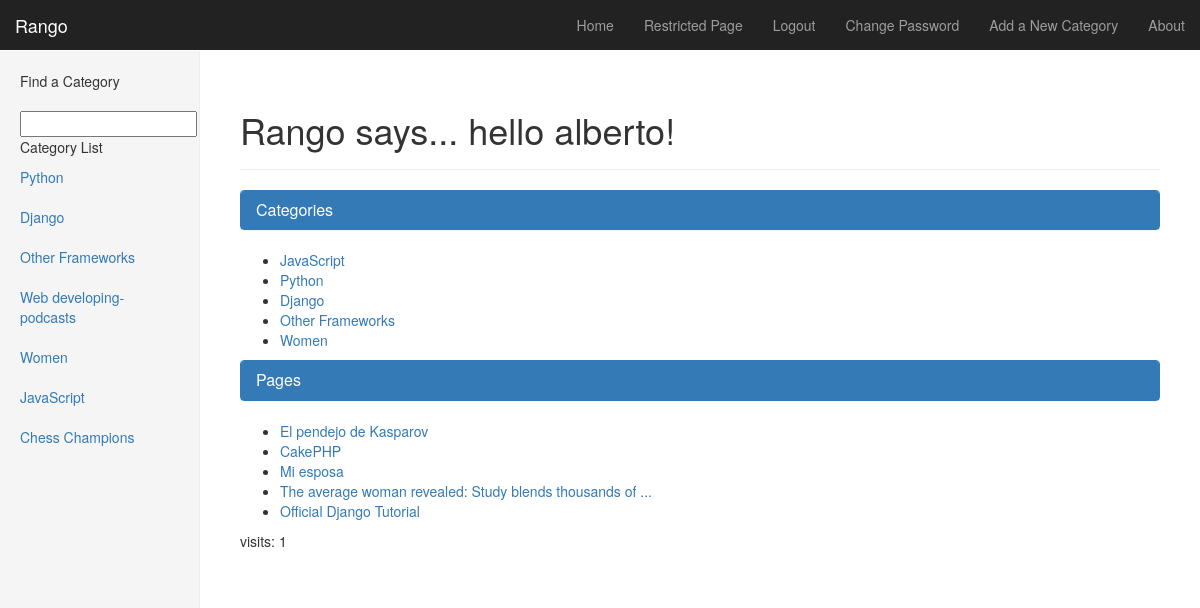
The app's page /rango/ (signed in) with its own data.
### rango/models.py (models this page shows)
class Category(models.Model):
	name = models.CharField(max_length=128, unique=True)
	views = models.IntegerField(default=0)
	likes = models.IntegerField(default=0)
	slug = models.SlugField(unique=True)
	def save(self, *args, **kwargs):
		if self.views < 1:
			self.views = 0
		if self.likes < 1:
			self.likes = 0
		self.slug = slugify(self.name)
		super(Category, self).save(*args, **kwargs)
	def __unicode__(self):
		return self.name

class Page(models.Model):
	now = timezone.now()
	category = models.ForeignKey(Category)
	title = models.CharField(max_length=128)
	url = models.URLField()
	views = models.IntegerField(default=0)
	first_visit = models.DateTimeField('first visit', default=now)
	last_visit = models.DateTimeField('last visit', default=now)
	def last_visit_is_after_first(self):
		return self.first_visit <= self.last_visit or self.first_visit == self.last_visit
	def visits_not_in_future(self):
		now = timezone.now()
		print "In visits_not_in_future()"
		print "first", self.first_visit
		print "last ", self.last_visit
		print "now  ", self.now
		return self.first_visit <= self.now and self.last_visit <= self.now
	def __unicode__(self):
		return self.title

### rango/views.py (the view)
def index(request):
	category_list = Category.objects.order_by('-likes')[:5]
	page_list = Page.objects.order_by('-views')[:5]
	context_dict = {'categories': category_list, 'pages': page_list}
	visits = request.session.get('visits')
	if not visits:
		visits = 1
	reset_last_visit_time = False
	last_visit = request.session.get('last_visit')
	if last_visit:
		last_visit_time = datetime.strptime(last_visit[:-7], "%Y-%m-%d %H:%M:%S")
		if (datetime.now() -last_visit_time).seconds > 0:
			visits = visits + 1
			reset_last_visit_time = True
	else:
		reset_last_visit_time = True
	if reset_last_visit_time:
		request.session['last_visit'] = str(datetime.now())
		request.session['visits'] = visits
	context_dict['visits'] = visits
	response = render(request, 'rango/index.html', context_dict)
	return response

### rango/templatetags/rango_extras.py (called while the page is built)
@register.inclusion_tag('rango/cats.html')
def get_category_list(cat=None):
	return {'cats': Category.objects.all(), 'act_cat': cat}

### templates/rango/index.html (shortened to what this page needs)
{% extends 'base.html' %}
{% load staticfiles %}
	{% block body_block	%}
	<div class="page-header">
	{% if user.is_authenticated %}
			<h1>Rango says... hello {{ user.username }}!</h1>
	{% else %}
		<h1>Rango says... hello world!</h1>
	{% endif %}
	</div>
		<div class="panel panel-primary">
			<div class="panel-heading">
				<h3 class="panel-title">Categories</h3>
			</div>
		</div>
	{% if categories %}
		<ul>
			{% for category in categories %}
			<li><a href="{% url 'category' category.slug %}">{{ category.name }}</a></li>
			{% endfor %}
		</ul>
	{% else %}
		<strong>There are no categories present.</strong>
	{% endif %}
	<div class="panel panel-primary">
		<div class="panel-heading">
			<h3 class="panel-title">Pages</h3>
		</div>
	</div>
	{% if pages %}
		<ul>
		{% for page in pages %}
			<li><a href="{% url 'goto' %}?pageid={{ page.id }}">{{ page.title }}</a></li>
		{% endfor %}
		</ul>
	{% else %}
		<strong>There are no pages present.</strong>
	{% endif %}
<p> visits: {{ visits }}</p>
{% endblock %}

### templates/rango/cats.html (shortened to what this page needs)
{% if cats %}
	<ul class="nav nav-sidebar">
	{% for c in cats %}
		{% if c == act_cat %}<li class="active">
		{% else %}<li>{% endif %}
			<a href="{% url 'category' c.slug %}">{{ c.name }}</a></li>
	{% endfor %}
{% endif %}

### static/css/dashboard.css (style rules this page uses)
body { padding-top: 50px; }
.nav-sidebar { margin-right: -21px; margin-bottom: 20px; margin-left: -20px; }
.nav-sidebar > li > a { padding-right: 20px; padding-left: 20px; }
.main .page-header { margin-top: 0; }

### records on screen
Category: name "Python"
Category: name "Django"
Category: name "Other Frameworks"
Category: name "Web developing-podcasts"
Category: name "Women"
Category: name "JavaScript"
Category: name "Chess Champions"
Page: title "El pendejo de Kasparov"
Page: title "CakePHP"
Page: title "Mi esposa"
Page: title "The average woman revealed: Study blends thousands of ..."
Page: title "Official Django Tutorial"

### other values on screen
{{ user.username }} "alberto"
{{ visits }} "1"
